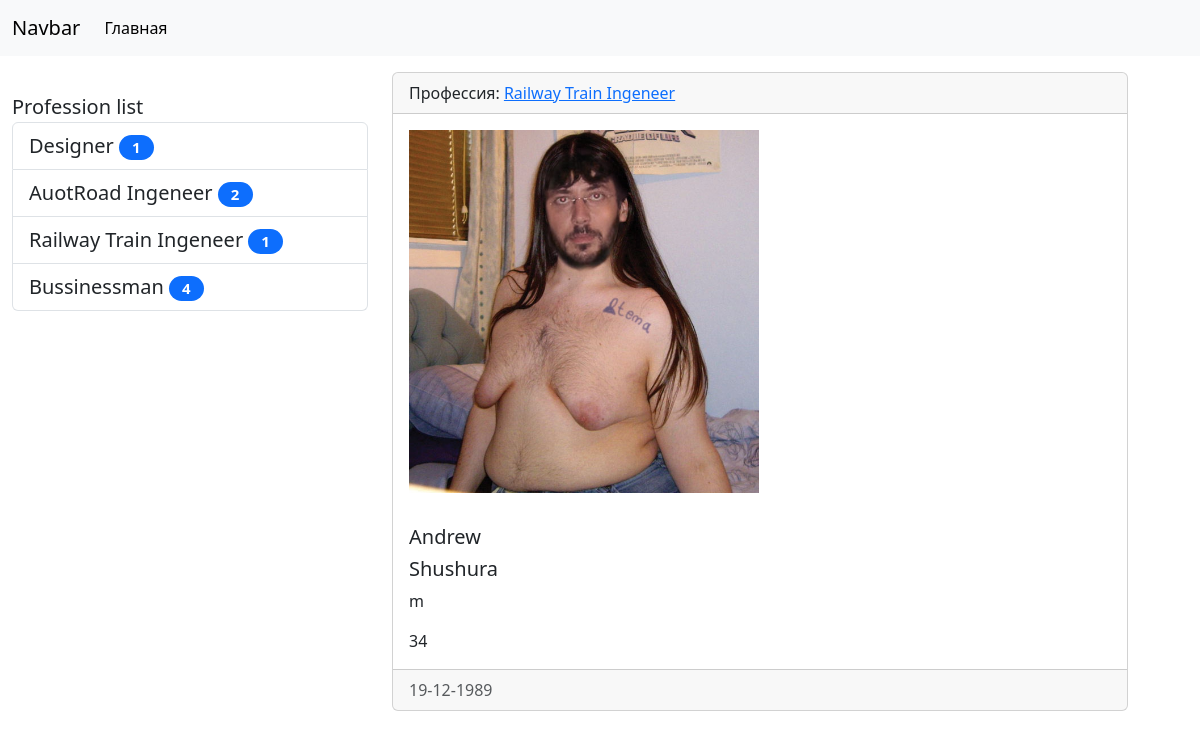
Screenshot of /human/3 with the database file from the repository.
### main/models.py (models this page shows, shortened)
class Profession(models.Model):
    title = models.CharField(max_length=100, db_index=True, verbose_name='Профессия')
    def get_absolut_url(self):
        return reverse_lazy('profession', kwargs={'pk': self.pk})
    class Meta:
        verbose_name = 'Профессия'
        verbose_name_plural = 'Профессии'
        ordering = ['title']

class Human(models.Model):
    human_choices = {'m': 'male',
                     'f': 'female'}
    name = models.CharField(max_length=50, verbose_name='Имя')
    last_name = models.CharField(max_length=50, verbose_name='Фамилия')
    sex = models.CharField(max_length=1, choices=human_choices, verbose_name='Пол')
    age = models.IntegerField(verbose_name='Возраст')
    born_at = models.DateField(verbose_name='Дата рождения')
    photo = models.ImageField(upload_to='media/%Y/%m/%d', null=True, default='Null', verbose_name='Фото')
    profession = models.ForeignKey('profession', on_delete=models.PROTECT, null=True, verbose_name='Профессия')
    class Meta:
        verbose_name = "Человек"
        verbose_name_plural = "Люди"
        ordering = ['-born_at']

### main/views.py (the view)
# urls.py: path('human/<int:pk>', ViewHuman.as_view(), name='view_human'),
class ViewHuman(DetailView):
    model = Human
    template_name = 'NewsProject/view_human.html'
    context_object_name = 'human_item'

### main/templatetags/newsproject_tags.py (called while the page is built)
@register.simple_tag(name='get_list_professions')
def get_professions():
    return Profession.objects.all()

@register.inclusion_tag('NewsProject/List_professions.html')
def show_professions(arg1='Profession', arg2='list'):
    professions = Profession.objects.annotate(cnt=Count('human')).filter(cnt__gt=0)
    return {'professions': professions, 'arg1': arg1, 'arg2': arg2}

### main/templates/NewsProject/view_human.html (shortened to what this page needs)
{% extends 'base.html' %}
{% block sidebar %}
{% include 'inc/_sidebar.html' %}
{% endblock %}
{% block content %}
<div class="card mb-3">
    <div class="card-header">
        Профессия: <a href="{{ human_item.profession.get_absolut_url }}">{{ human_item.profession.title }}</a>
    </div>
    <div class="card-body">
        {% if human_item.photo %}
        <img src="{{ human_item.photo.url }}" class='mr-3' width='350' alt="Photo">
        {% else %}
        <h6>Фото отсутствует</h6>
        {% endif %}
    </div>
    <div class="card-body">
        {% autoescape off %}
        <h5 class="card-title">{{ human_item.name }}</h5>
        {% endautoescape %}
        <h5 class="card-title">{{ human_item.last_name }}</h5>
        <p class="card-text">{{ human_item.sex }}</p>
        <p class="card-text">{{ human_item.age }}</p>
    </div>
    <div class="card-footer text-body-secondary">
        {{ human_item.born_at|date:'d-m-Y' }}
    </div>
</div>
{% endblock %}

### main/templates/NewsProject/List_professions.html
{% load newsproject_tags %}
<div class="list-group" style="height: 20px; margin-top: 20px; font-size: 20;">
    {{ arg1 }} {{ arg2 }}
    {% for pr in professions %}
    <a href="{{ pr.get_absolut_url }}" class="list-group-item list-group-item-action">{{ pr.title }}<span
            class="badge bg-primary rounded-pill"
            style="width: 35px; color: wight; margin-left: 5px;">{{ pr.cnt }}</span></a>
    {% endfor %}
</div>

### NewsProject/static/css/style.css (style rules this page uses)
body { backgroundcolor = #ccc; }

### rows the page displays
Profession: title "Designer", cnt "1"
Profession: title "AuotRoad Ingeneer", cnt "2"
Profession: title "Railway Train Ingeneer", cnt "1"
Profession: title "Bussinessman", cnt "4"
Human: profession "Railway Train Ingeneer", photo (picture), name "Andrew", last_name "Shushura", sex "m", age "34", born_at "19-12-1989"

### other values shown
{{ arg1 }} "Profession"
{{ arg2 }} "list"
